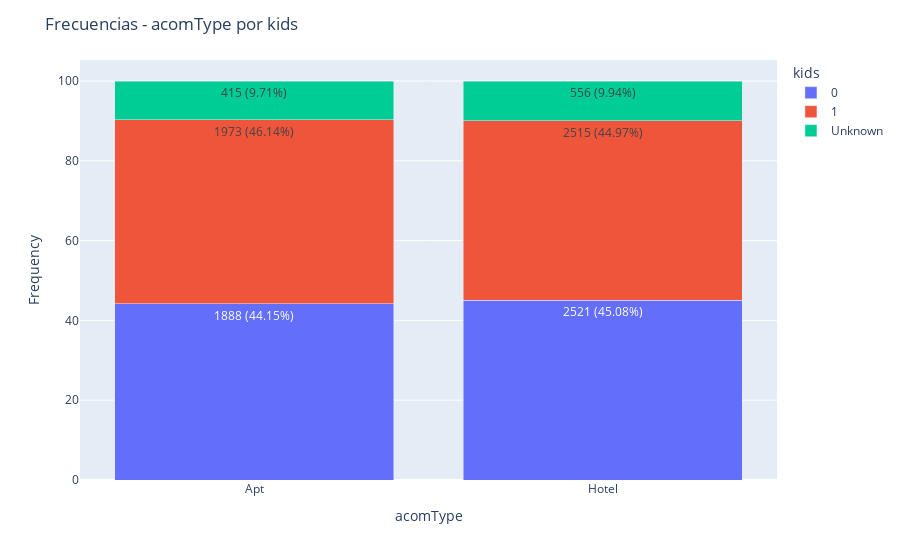

Notebook code for this chart:
### Code cell
interactive_stacked_plot(train, 'acomType','kids')

### Figure 1 — Plotly figure (JSON) as saved in the notebook; plotly's stock layout.template omitted (floating-point values rounded to 4 significant figures)
{"data": [{"alignmentgroup": "True", "hovertemplate": "kids=0<br>acomType=%{x}<br>percent=%{y}<br>count=%{text}<extra></extra>", "legendgroup": "0", "marker": {"color": "#636efa", "pattern": {"shape": ""}}, "name": "0", "offsetgroup": "0", "orientation": "v", "showlegend": true, "text": [1888, 2521], "textposition": "auto", "texttemplate": "%{text} (%{y:.2f}%)", "type": "bar", "x": ["Apt", "Hotel"], "xaxis": "x", "y": [44.15, 45.08], "yaxis": "y"}, {"alignmentgroup": "True", "hovertemplate": "kids=1<br>acomType=%{x}<br>percent=%{y}<br>count=%{text}<extra></extra>", "legendgroup": "1", "marker": {"color": "#EF553B", "pattern": {"shape": ""}}, "name": "1", "offsetgroup": "1", "orientation": "v", "showlegend": true, "text": [1973, 2515], "textposition": "auto", "texttemplate": "%{text} (%{y:.2f}%)", "type": "bar", "x": ["Apt", "Hotel"], "xaxis": "x", "y": [46.14, 44.97], "yaxis": "y"}, {"alignmentgroup": "True", "hovertemplate": "kids=Unknown<br>acomType=%{x}<br>percent=%{y}<br>count=%{text}<extra></extra>", "legendgroup": "Unknown", "marker": {"color": "#00cc96", "pattern": {"shape": ""}}, "name": "Unknown", "offsetgroup": "Unknown", "orientation": "v", "showlegend": true, "text": [415, 556], "textposition": "auto", "texttemplate": "%{text} (%{y:.2f}%)", "type": "bar", "x": ["Apt", "Hotel"], "xaxis": "x", "y": [9.705, 9.943], "yaxis": "y"}], "layout": {"barmode": "stack", "legend": {"title": {"text": "kids"}, "tracegroupgap": 0}, "margin": {"t": 60}, "title": {"text": "Frecuencias - acomType por kids"}, "xaxis": {"anchor": "y", "domain": [0, 1], "title": {"text": "acomType"}}, "yaxis": {"anchor": "x", "domain": [0, 1], "title": {"text": "Frequency"}}}}
